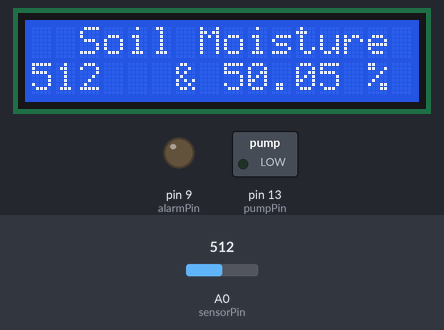
The sketch below on a simulated Arduino Uno, built with avr-gcc and run on an emulated ATmega328P. Parts: 16×2 character LCD, switched loads named in the sketch (green lamp = pin HIGH), output pins drawn as LEDs (lit = HIGH). The inputs (shaded band) are chosen by the test bench; at power-on: A0 (sensorPin) = 512. What the sketch prints to the serial monitor is not drawn.

Above: at 3.2 s.
3.3 s: A0 (sensorPin) set to 316
At 4.3 s:
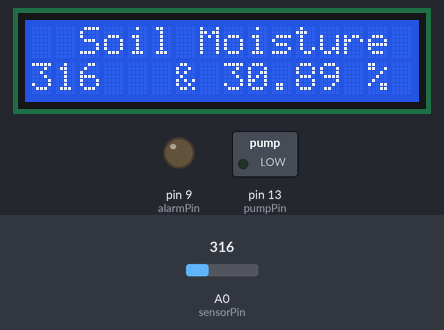
5.1 s: A0 (sensorPin) set to 284
At 5.9 s:
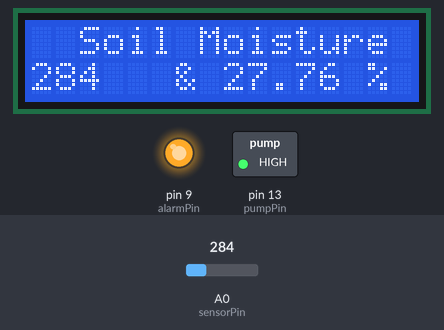
6.7 s: A0 (sensorPin) set to 710
At 7.3 s:
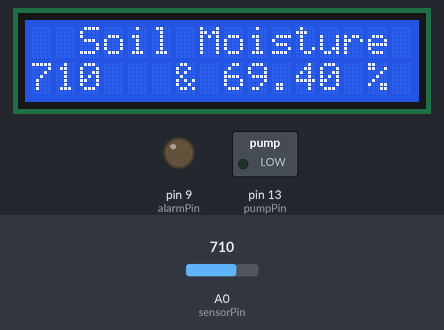
Timing chart, 0 to 9.7 s (numbered marks = the images above; inputs shaded):
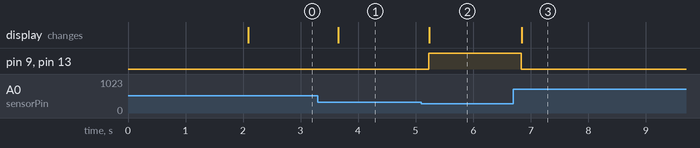

Measured:
- the behaviour switches between 300 and 299 on A0 (sensorPin) (found by bisection; images 1 and 2)
- after the input at 3.3 s, the display: changes after 0.36 s (image 1)
- after the input at 5.1 s, pin 9 (alarmPin), pin 13 (pumpPin): LOW → HIGH after 0.13 s; the display: changes after 0.14 s (image 2)
- after the input at 6.7 s, pin 9 (alarmPin), pin 13 (pumpPin): HIGH → LOW after 0.13 s; the display: changes after 0.14 s (image 3)

The sketch:

soil_moisture_arduino_code.ino
```cpp
#include <LiquidCrystal.h>

// Define to which pin the Arduino Soil Moisture Sensor is connected:
int sensorPin = A0;
// Variable to store the value coming from the sensor
int sensorValue = 0;
int pumpPin = 13;
int alarmPin = 9;
// Create object named lcd of the class LiquidCrystal
LiquidCrystal lcd(12,11,5,4,3,2); /* For 4-bit mode */

byte degree[8] =
{
0b00011,
0b00011,
0b00000,
0b00000,
0b00000,
0b00000,
0b00000,
0b00000
};


void setup()
{
  lcd.begin(16,2);
  lcd.createChar(1, degree);
  lcd.setCursor(3,0);
  lcd.print("WELCOME TO");
  lcd.setCursor(5,1);
  lcd.print("InSoil");
  delay(2000);
  lcd.clear();

  pinMode(pumpPin, OUTPUT);
  pinMode(alarmPin, OUTPUT);
  digitalWrite(pumpPin, LOW);
  digitalWrite(alarmPin, LOW);
  // Begin serial communication at a baud rate of 9600:
  Serial.begin(9600);
}
void loop()
{
  // Get a reading from the Moisture sensor:
  sensorValue = analogRead(sensorPin);

  /*------Display Moisture Sensor Value in Serial Monitor------*/
   Serial.print("Moisture Sensor Value:");
   Serial.println(sensorValue);

   //Display the Moisture Percentage
   float moisturePercentage;
   moisturePercentage= ((float)sensorValue/1023)*100;
   Serial.print("Moisture Percentage = ");
   Serial.print(moisturePercentage);
   Serial.print("%\n");

   //Display the plant need
   if(sensorValue < 300){
    Serial.println("I am thirsty, please give me water");
    digitalWrite(pumpPin, HIGH);
    digitalWrite(alarmPin, HIGH);
   }
   else if(sensorValue > 300 && sensorValue < 700){
    Serial.println("I feel so comfortable");
    digitalWrite(pumpPin, LOW);
    digitalWrite(alarmPin, LOW);
   }
   if(sensorValue > 700){
    Serial.println("Too much water, I might get hurt");
    digitalWrite(pumpPin, LOW);
    digitalWrite(alarmPin, LOW);
   }

  Serial.print("\n");

  /*------Display Moisture Sensor Value in LCD------*/
  lcd.clear();
  lcd.setCursor(2,0);
  lcd.print("Soil Moisture");
  lcd.setCursor(0,1);
  lcd.print(sensorValue);
  lcd.setCursor(6,1);
  lcd.print("&");
  lcd.setCursor(8,1);
  lcd.print(moisturePercentage);
  lcd.print(" %");
  delay(500);
}
```
